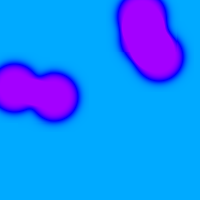
Frame 1 (no input)
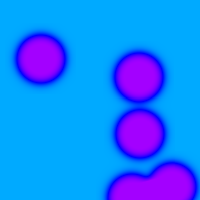
Frame 60 (no input)
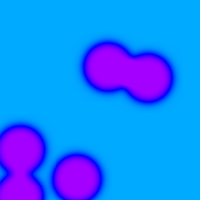
Frame 120 (the mouse pressed at the canvas centre since frame 60)

The p5.js sketch that drew these frames (run headless with seeded random() and noise() and a simulated clock; from frame 60 on, the mouse is pressed at the canvas centre):

// p5.js sketch
// ── sketch.js
const BALLS_COUNT = 5;

const BALL_SPEED = 2;
const BALL_SIZE = 5;
const SLOPE = 0.4;

//Strange Math
const M = 0.01; // (1 - M) is maximum of sigm()
const BIAS = Math.log(M / (1 - M)); // Bias for convenience. If BALL_SIZE = 0, then sigm(0) = M
const EFFECTIVE_BALL_RADIUS = (Math.log((1 - M) / M) - (BIAS - BALL_SIZE)) / SLOPE;
const BOX_SIZE = Math.sqrt(2) * EFFECTIVE_BALL_RADIUS;
//End Strange Math

let balls = [];

function setup() {
    createCanvas(200, 200);
    colorMode(HSL);
    let randomSpeed = () => random() >= 0.5 ? BALL_SPEED : -BALL_SPEED;

    for (let i = 0; i < BALLS_COUNT; i++) {
        balls.push(new Ball(random(width), random(height), randomSpeed(), randomSpeed()));
    }
    background(bgColor());
}

function draw() {
    loadPixels();
    clearBallsBg();
    balls.forEach(ball => ball.move());
    balls.forEach(ball => {
        let nearBalls = balls.filter(nearBall => distance(nearBall.x, nearBall.y, ball.x, ball.y) < 2 * BOX_SIZE);
        for (let i = max(0, ball.x - EFFECTIVE_BALL_RADIUS); i < min(width, ball.x + EFFECTIVE_BALL_RADIUS); i++) {
            for (let j = max(0, ball.y - EFFECTIVE_BALL_RADIUS); j < min(height, ball.y + EFFECTIVE_BALL_RADIUS); j++) {
                updatePixel(i, j, nearBalls);
            }
        }
    });
    updatePixels();
}

function clearBallsBg() {
    balls.forEach(ball => {
        for (let i = max(0, ball.x - EFFECTIVE_BALL_RADIUS); i < min(width, ball.x + EFFECTIVE_BALL_RADIUS); i++) {
            for (let j = max(0, ball.y - EFFECTIVE_BALL_RADIUS); j < min(height, ball.y + EFFECTIVE_BALL_RADIUS); j++) {
                set(i, j, bgColor());
            }
        }
    });
}

function bgColor() {
    return toColor(sigm(BOX_SIZE));
}

function updatePixel(x, y, balls) {
    let val = reduce(balls.map(b => distance(x, y, b.x, b.y)).map(sigm));
    set(x, y, toColor(val));
}


function reduce(arr) {
    let res = arr.reduce((a, b) => a + b, 0);
    return min(res, 1 - 2 * M); //2*M looks better
}

function toColor(val) {
    return color(200 + (280 - 200) * val, 100, 50, 1);
}

// Changed variant of https://en.wikipedia.org/wiki/Sigmoid_function
function sigm(dist) {
    return 1 / (1 + exp(dist * SLOPE - BALL_SIZE + BIAS));
}


function distance(x1, y1, x2, y2) {
    let dx = x1 - x2;
    let dy = y1 - y2;
    return sqrt(dx * dx + dy * dy);
}

class Ball {

    constructor(x, y, dx, dy) {
        this.x = x;
        this.y = y;
        this.dx = dx;
        this.dy = dy;
    }

    move() {
        this.x += this.dx;
        this.y += this.dy;
        if (this.x < 0 || this.x > width) {
            this.dx = -this.dx;
        }
        if (this.y < 0 || this.y > height) {
            this.dy = -this.dy;
        }
    }

}
